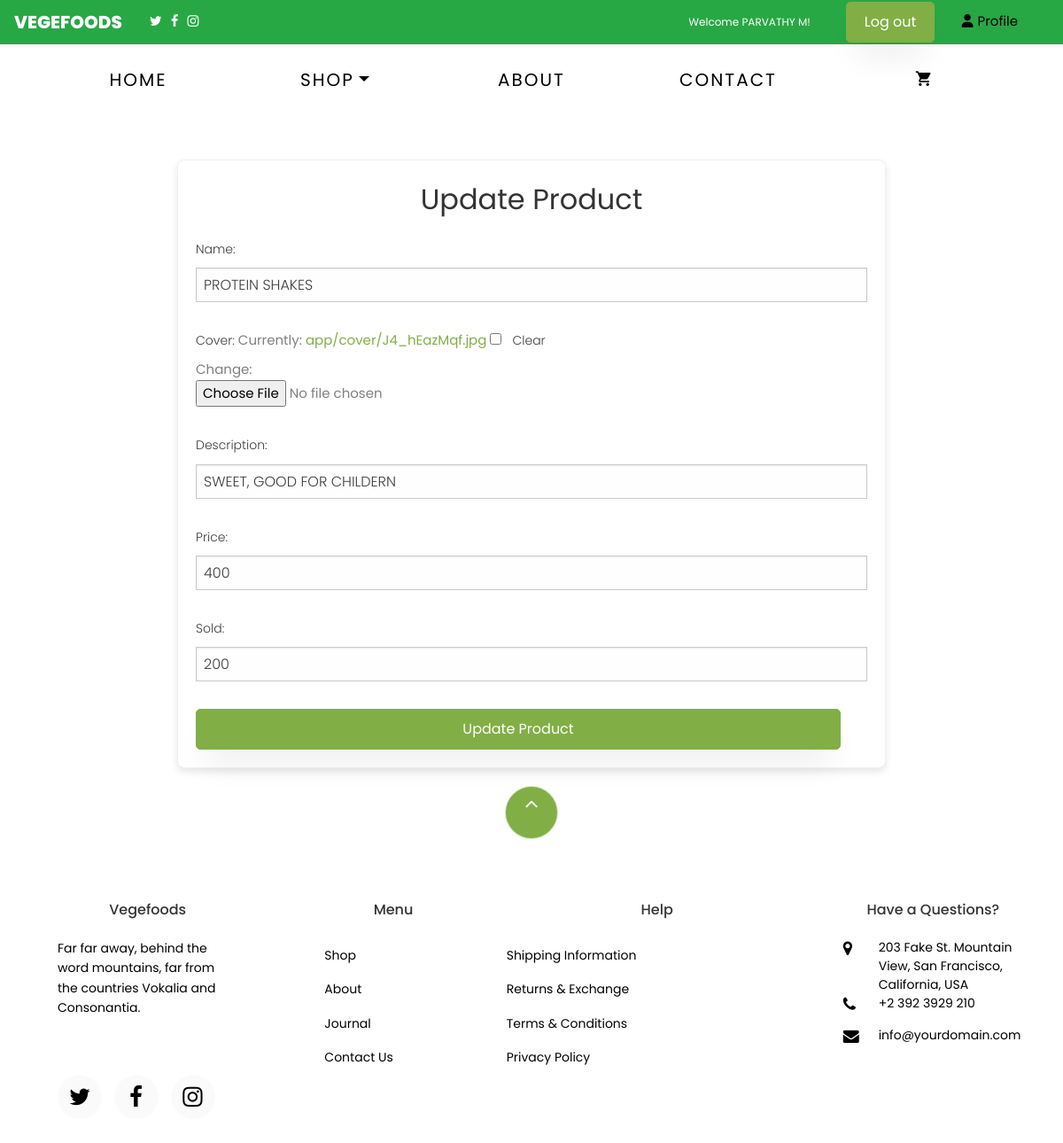
/juice/update/1/ (signed in), run on the app's committed database.
### app/models.py (models this page shows, shortened)
class customuser(AbstractUser):
    full_name = models.CharField(max_length=255, blank=True, null=True)
    phone = models.CharField(max_length=15, blank=True, null=True)
    is_admin = models.BooleanField(default=False)
    is_user = models.BooleanField(default=False)

class Juice(models.Model):
    name=models.CharField(max_length=30)
    cover=models.ImageField(upload_to='app/cover',null=True,blank=True)
    description =models.CharField(max_length=400)
    price=models.IntegerField()
    sold=models.IntegerField()

### app/views.py (the view)
# urls.py: path('juice/update/<int:j_id>/', views.update_juice, name='update_juice'),
@login_required
def update_juice(request, j_id):
    juice = get_object_or_404(Juice,id=j_id)
    if request.method == 'POST':
        form = JuiceForm(request.POST, request.FILES, instance=juice)
        if form.is_valid():
            form.save()
            messages.success(request, "Juice updated successfully.")
            return redirect('juice_list')  # Redirect to the vegetable list page or wherever appropriate
    else:
        form = JuiceForm(instance=juice)
    return render(request, 'update_juice.html', {'form': form, 'juice':juice})

### app/forms.py
class JuiceForm(forms.ModelForm):
    class Meta:
        model =Juice
        fields = ['name', 'cover', 'description', 'price','sold']

### templates/update_juice.html (shortened to what this page needs)
{% extends 'base.html' %}
{% load static %}
{% block content %}
    <div class="product">
        <h2>Update Product</h2>
        <form method="post" enctype="multipart/form-data">
            {{ form.as_p }}
            <button type="submit" class="btn btn-primary">Update Product</button>
        </form>
    </div>
{% endblock %}

### templates/base.html (shortened to what this page needs)
{% load static %}
<!DOCTYPE html>
<html lang="en">
  <head>
    <link rel="stylesheet" type="text/css" href="https://cdnjs.cloudflare.com/ajax/libs/slick-carousel/1.7.1/slick.css" />
    <link rel="stylesheet" type="text/css" href="https://cdnjs.cloudflare.com/ajax/libs/slick-carousel/1.7.1/slick-theme.css" />
    <link rel="stylesheet" href="https://cdnjs.cloudflare.com/ajax/libs/font-awesome/6.0.0-beta3/css/all.min.css">
        <link rel="stylesheet" href="{% static 'special/css/app.css' %}">
        <link rel="stylesheet" href="https://cdnjs.cloudflare.com/ajax/libs/font-awesome/6.6.0/css/brands.min.css" />
    <link rel="stylesheet" href="{%  static 'css/open-iconic-bootstrap.min.css' %}">
    <link rel="stylesheet" href="{%  static 'css/animate.css' %}">
    <link rel="stylesheet" href="{% static 'css/owl.carousel.min.css' %}">
    <link rel="stylesheet" href="{% static 'css/owl.theme.default.min.css' %}">
    <link rel="stylesheet" href="{% static 'css/magnific-popup.css' %}">
    <link rel="stylesheet" href="{% static 'css/aos.css' %}">
    <link rel="stylesheet" href="{% static 'css/ionicons.min.css' %}">
    <link rel="stylesheet" href="{% static 'css/bootstrap-datepicker.css' %}">
    <link rel="stylesheet" href="{% static 'css/jquery.timepicker.css' %}">
    <link rel="stylesheet" href="{% static 'css/flaticon.css' %}">
    <link rel="stylesheet" href="{% static 'css/icomoon.css' %}">
    <link rel="stylesheet" href="{% static 'css/style.css' %}">
  </head>
  <body class="goto-here">
    <nav class="navbar navbar-expand-lg navbar-light bg-success" style="height: 50px">
      <a class="navbar-brand" style="color: white;">Vegefoods</a>
      <div class="container-fluid">
        <ul style="list-style: none; padding: 0; margin: 0; display: flex;">
          <li style="margin-right: 10px; "><a href="#"><span class="icon-twitter" style="color: white;"></span></a></li>
          <li style="margin-right: 10px;"><a href="#"><span class="icon-facebook"  style="color: white;"></span></a></li>
          <li style="margin-right: 10px;"><a href="#"><span class="icon-instagram" style="color: white;"></span></a></li>
  </ul>
  {% if user.is_authenticated %}
  <div class="header-content">
       <small class="welcome-message">Welcome {{ user.full_name }}!</small>
    <a href="{% url 'logout' %}" class="btn btn-primary">Log out</a>
    {% if request.user.is_user %}
      <li class="nav-item">
        <a href="{% url 'user_profile_details' %}" class="profile-link">
            <i class="fas fa-user"></i> Profile
        </a>
      </li>
    {% endif %}
{% endif %}
      </div>
</div>
</nav>
{% if user.is_authenticated %}
    <nav class="navbar navbar-expand-lg navbar-dark ftco_navbar bg-dark ftco-navbar-light" id="ftco-navbar">
	    <div class="container">
	      <div class="collapse navbar-collapse" id="ftco-nav" style>
	        <ul class="navbar-nav ml-auto">
	          <li class="nav-item active"><a href="{% url 'home' %}" class="nav-link" style="font-size: 20px;">Home</a></li>
	          <li class="nav-item dropdown">
              <a class="nav-link dropdown-toggle" href="#" id="dropdown04" data-toggle="dropdown" aria-haspopup="true" aria-expanded="false" style="font-size: 20px;">Shop</a>
            </li>
	          <li class="nav-item"><a href="{% url 'about' %}" class="nav-link" style="font-size: 20px;" >About</a></li>
	           <li class="nav-item"><a href="{% url 'contact' %}" class="nav-link" style="font-size: 20px;">Contact</a></li>
	          <li class="nav-item cta cta-colored"><a href="{% url 'cart' %}" class="nav-link" style="font-size: 20px;"><span class="icon-shopping_cart"></span></a></li>
	        </ul>
	      </div>
	    </div>
	  </nav>
     {% endif %}
{% block content %}
{% endblock %}
<footer class="ftco-footer ftco-section" >
  <div class="container">
    <div class="row">
      <div class="mouse">
        <a href="#" class="mouse-icon">
          <div class="mouse-wheel"><span class="ion-ios-arrow-up"></span></div>
        </a>
      </div>
    </div>
    <div class="row mb-5">
      <div class="col-md">
        <div class="ftco-footer-widget mb-4">
          <h2 class="ftco-heading-2" style="margin-left: 20px;">Vegefoods</h2>
          <p style="margin-left:20px;">Far far away, behind the word mountains, far from the countries Vokalia and Consonantia.</p>
          <ul class="ftco-footer-social list-unstyled float-md-left float-lft mt-5">
            <li class="ftco-animate"><a href="#"><span class="icon-twitter"></span></a></li>
            <li class="ftco-animate"><a href="#"><span class="icon-facebook"></span></a></li>
            <li class="ftco-animate"><a href="#"><span class="icon-instagram"></span></a></li>
          </ul>
        </div>
      </div>
      <div class="col-md">
        <div class="ftco-footer-widget mb-4 ml-md-5">
          <h2 class="ftco-heading-2"style="margin-left: 20px;" >Menu</h2>
          <ul class="list-unstyled">
            <li><a href="#" class="py-2 d-block">Shop</a></li>
            <li><a href="{% url 'about' %}" class="py-2 d-block">About</a></li>
            <li><a href="#" class="py-2 d-block">Journal</a></li>
            <li><a href="{% url 'contact' %}" class="py-2 d-block">Contact Us</a></li>
          </ul>
        </div>
      </div>
      <div class="col-md-4">
         <div class="ftco-footer-widget mb-4">
          <h2 class="ftco-heading-2"style="margin-left: 30px;">Help</h2>
          <div class="d-flex">
            <ul class="list-unstyled mr-l-5 pr-l-3 mr-4">
              <li><a href="#" class="py-2 d-block">Shipping Information</a></li>
              <li><a href="#" class="py-2 d-block">Returns &amp; Exchange</a></li>
              <li><a href="#" class="py-2 d-block">Terms &amp; Conditions</a></li>
              <li><a href="#" class="py-2 d-block">Privacy Policy</a></li>
            </ul>
                 </div>
        </div>
      </div>
      <div class="col-md">
        <div class="ftco-footer-widget mb-4">
          <h2 class="ftco-heading-2"style="margin-left:20px;">Have a Questions?</h2>
          <div class="block-23 mb-3">
            <ul>
              <li><span class="icon icon-map-marker"></span><span class="text" >203 Fake St. Mountain View, San Francisco, California, USA</span></li>
              <li><a href="#"><span class="icon icon-phone"></span><span class="text">+2 392 3929 210</span></a></li>
              <li><a href="#"><span class="icon icon-envelope"></span><span class="text">info@yourdomain.com</span></a></li>
            </ul>
          </div>
        </div>
      </div>
    </div>
  </div>
</footer>
  </body>
</html>

### static/css/icomoon.css (style rules this page uses)
[class^="icon-"], [class*=" icon-"] { font-family: 'icomoon' !important; speak: none; font-style: normal; font-weight: normal; font-variant: normal; text-transform: none; line-height: 1; -webkit-font-smoothing: antialiased; -moz-osx-font-smoothing: grayscale; }
.icon-map-marker:before { content: "\f041"; }
.icon-phone:before { content: "\f095"; }
.icon-twitter:before { content: "\f099"; }
.icon-facebook:before { content: "\f09a"; }
.icon-envelope:before { content: "\f0e0"; }
.icon-instagram:before { content: "\f16d"; }
.icon-shopping_cart:before { content: "\e8cc"; }

### templates/base.html (style rules this page uses)
* { margin: 0; padding: 0; }
#ftco-navbar ul.navbar-nav { display: flex; justify-content: space-between; width: 100%; }
#ftco-navbar ul.navbar-nav li { flex: 1; text-align: center; }
.header-content { display: flex; align-items: center; justify-content: space-between; padding: 10px 20px; }
.welcome-message { color: white; text-align: center; margin: 0; margin-right: 40px; flex: 1; }
.btn-primary { background-color: #007bff; color: white; padding: 10px 20px; border: none; border-radius: 5px; cursor: pointer; text-decoration: none; margin-right: 30px; }
.profile-link { color: black; text-decoration: none; display: flex; align-items: center; margin-top: -30px; }
.profile-link i { margin-right: 5px; }
#ftco-navbar ul li { position: relative; }

### templates/update_juice.html (style rules this page uses)
.product { width: 90%; max-width: 800px; margin: 50px auto; padding: 20px; background: #fff; border-radius: 8px; box-shadow: 0 4px 8px rgba(0, 0, 0, 0.1); }
h2 { color: #333; margin-bottom: 20px; text-align: center; font-size: 2rem; }
form { display: flex; flex-direction: column; }
form p { margin: 0 0 15px; }
button { padding: 10px 20px; border: none; border-radius: 4px; background-color: #007bff; color: #fff; font-size: 1rem; cursor: pointer; transition: background-color 0.3s ease; }
.btn-primary { background-color: #007bff; border-color: #007bff; }

### data on the page
customuser: full_name "PARVATHY M"
Juice: name "PROTEIN SHAKES", description "SWEET, GOOD FOR CHILDERN", price "400", sold "200"
